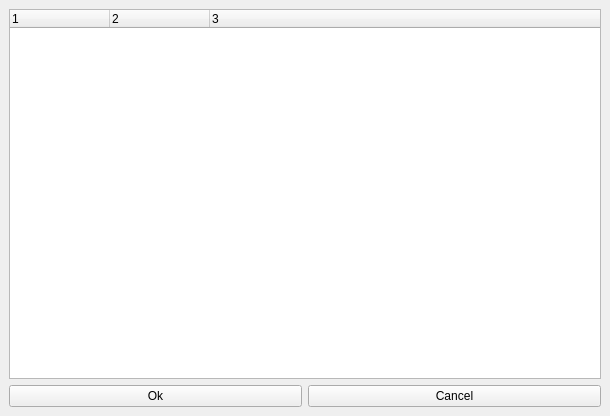
<?xml version="1.0" encoding="UTF-8"?>
<ui version="4.0">
 <class>MainWindow</class>
 <widget class="QMainWindow" name="MainWindow">
  <property name="geometry">
   <rect>
    <x>0</x>
    <y>0</y>
    <width>610</width>
    <height>416</height>
   </rect>
  </property>
  <property name="windowTitle">
   <string>Select Data to Read</string>
  </property>
  <widget class="QWidget" name="centralwidget">
   <layout class="QVBoxLayout" name="verticalLayout">
    <item>
     <widget class="QTreeWidget" name="treeWidget">
      <property name="showDropIndicator" stdset="0">
       <bool>false</bool>
      </property>
      <property name="alternatingRowColors">
       <bool>false</bool>
      </property>
      <property name="indentation">
       <number>0</number>
      </property>
      <property name="rootIsDecorated">
       <bool>false</bool>
      </property>
      <property name="itemsExpandable">
       <bool>false</bool>
      </property>
      <property name="columnCount">
       <number>3</number>
      </property>
      <attribute name="headerCascadingSectionResizes">
       <bool>false</bool>
      </attribute>
      <attribute name="headerDefaultSectionSize">
       <number>100</number>
      </attribute>
      <attribute name="headerMinimumSectionSize">
       <number>30</number>
      </attribute>
      <attribute name="headerStretchLastSection">
       <bool>true</bool>
      </attribute>
      <column>
       <property name="text">
        <string notr="true">1</string>
       </property>
      </column>
      <column>
       <property name="text">
        <string notr="true">2</string>
       </property>
      </column>
      <column>
       <property name="text">
        <string notr="true">3</string>
       </property>
      </column>
     </widget>
    </item>
    <item>
     <layout class="QHBoxLayout" name="horizontalLayout">
      <item>
       <widget class="QPushButton" name="buttonOk">
        <property name="text">
         <string>Ok</string>
        </property>
       </widget>
      </item>
      <item>
       <widget class="QPushButton" name="buttonCancel">
        <property name="text">
         <string>Cancel</string>
        </property>
       </widget>
      </item>
     </layout>
    </item>
   </layout>
  </widget>
 </widget>
 <resources/>
 <connections/>
</ui>
